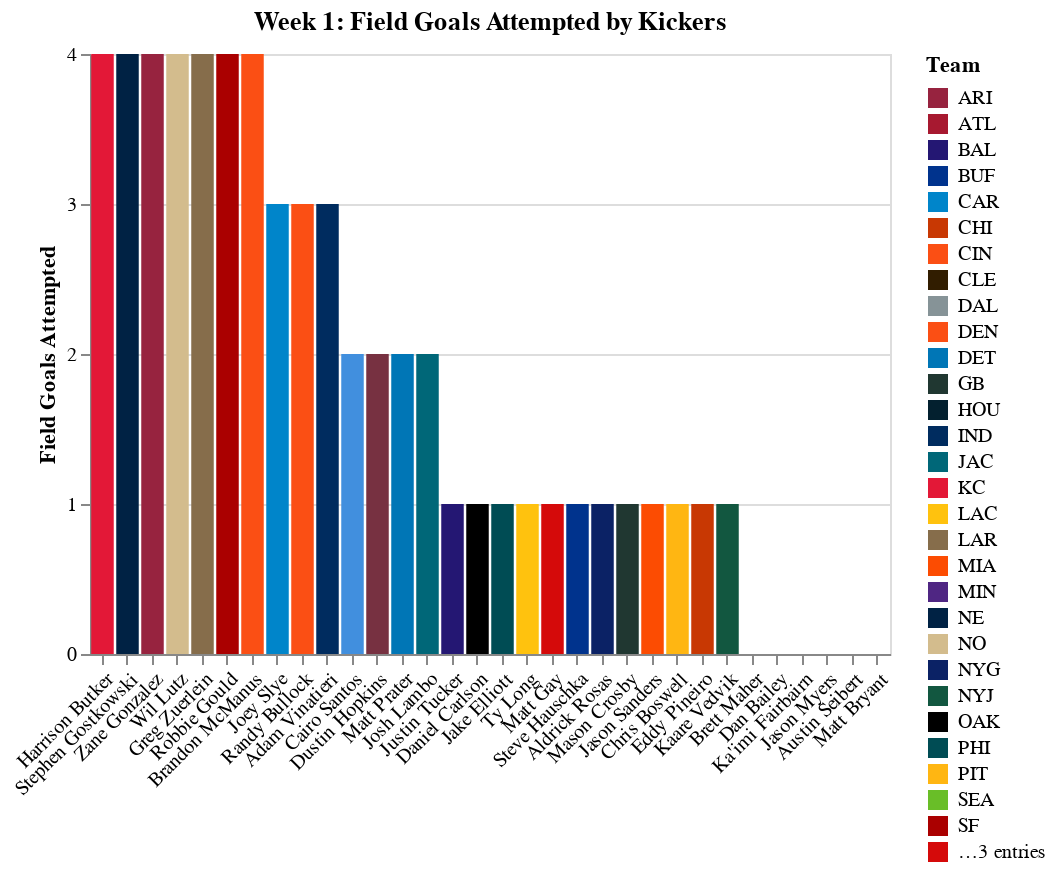

The notebook cell saved with this chart:
### Code cell
chart

### Figure 1 — Vega-Lite specification as saved in the notebook (floating-point values rounded to 4 significant figures)
{"$schema": "https://vega.github.io/schema/vega-lite/v3.4.0.json", "config": {"background": "white", "mark": {"tooltip": null}, "view": {"height": 300, "width": 400}}, "data": {"name": "data-faf58ba32f28c0e6faaf4ec8e7a95306"}, "datasets": {"data-faf58ba32f28c0e6faaf4ec8e7a95306": [{"EPA": 4, "EPM": 4, "FGA": 4, "FGM": 4, "FGPercentage": "100.0%", "FantasyPoints": 16, "Player": "Harrison Butker", "Team": "KC"}, {"EPA": 3, "EPM": 3, "FGA": 4, "FGM": 4, "FGPercentage": "100.0%", "FantasyPoints": 15, "Player": "Stephen Gostkowski", "Team": "NE"}, {"EPA": 1, "EPM": 1, "FGA": 4, "FGM": 4, "FGPercentage": "100.0%", "FantasyPoints": 13, "Player": "Zane Gonzalez", "Team": "ARI"}, {"EPA": 3, "EPM": 3, "FGA": 4, "FGM": 3, "FGPercentage": "75.0%", "FantasyPoints": 12, "Player": "Wil Lutz", "Team": "NO"}, {"EPA": 3, "EPM": 3, "FGA": 4, "FGM": 3, "FGPercentage": "75.0%", "FantasyPoints": 12, "Player": "Greg Zuerlein", "Team": "LAR"}, {"EPA": 2, "EPM": 2, "FGA": 4, "FGM": 3, "FGPercentage": "75.0%", "FantasyPoints": 11, "Player": "Robbie Gould", "Team": "SF"}, {"EPA": 5, "EPM": 5, "FGA": 2, "FGM": 2, "FGPercentage": "100.0%", "FantasyPoints": 11, "Player": "Cairo Santos", "Team": "TEN"}, {"EPA": 8, "EPM": 8, "FGA": 1, "FGM": 1, "FGPercentage": "100.0%", "FantasyPoints": 11, "Player": "Justin Tucker", "Team": "BAL"}, {"EPA": 1, "EPM": 1, "FGA": 4, "FGM": 3, "FGPercentage": "75.0%", "FantasyPoints": 10, "Player": "Brandon McManus", "Team": "DEN"}, {"EPA": 3, "EPM": 3, "FGA": 2, "FGM": 2, "FGPercentage": "100.0%", "FantasyPoints": 9, "Player": "Dustin Hopkins", "Team": "WAS"}, {"EPA": 3, "EPM": 3, "FGA": 2, "FGM": 2, "FGPercentage": "100.0%", "FantasyPoints": 9, "Player": "Matt Prater", "Team": "DET"}, {"EPA": 3, "EPM": 3, "FGA": 3, "FGM": 2, "FGPercentage": "66.7%", "FantasyPoints": 9, "Player": "Joey Slye", "Team": "CAR"}, {"EPA": 2, "EPM": 2, "FGA": 3, "FGM": 2, "FGPercentage": "66.7%", "FantasyPoints": 8, "Player": "Randy Bullock", "Team": "CIN"}, {"EPA": 2, "EPM": 2, "FGA": 2, "FGM": 2, "FGPercentage": "100.0%", "FantasyPoints": 8, "Player": "Josh Lambo", "Team": "JAC"}, {"EPA": 3, "EPM": 3, "FGA": 1, "FGM": 1, "FGPercentage": "100.0%", "FantasyPoints": 6, "Player": "Daniel Carlson", "Team": "OAK"}, {"EPA": 3, "EPM": 3, "FGA": 1, "FGM": 1, "FGPercentage": "100.0%", "FantasyPoints": 6, "Player": "Jake Elliott", "Team": "PHI"}, {"EPA": 3, "EPM": 3, "FGA": 1, "FGM": 1, "FGPercentage": "100.0%", "FantasyPoints": 6, "Player": "Ty Long", "Team": "LAC"}, {"EPA": 2, "EPM": 2, "FGA": 1, "FGM": 1, "FGPercentage": "100.0%", "FantasyPoints": 5, "Player": "Matt Gay", "Team": "TB"}, {"EPA": 2, "EPM": 2, "FGA": 1, "FGM": 1, "FGPercentage": "100.0%", "FantasyPoints": 5, "Player": "Steve Hauschka", "Team": "BUF"}, {"EPA": 5, "EPM": 5, "FGA": 0, "FGM": 0, "FGPercentage": "0.0%", "FantasyPoints": 5, "Player": "Brett Maher", "Team": "DAL"}, {"EPA": 2, "EPM": 2, "FGA": 1, "FGM": 1, "FGPercentage": "100.0%", "FantasyPoints": 5, "Player": "Aldrick Rosas", "Team": "NYG"}, {"EPA": 4, "EPM": 4, "FGA": 0, "FGM": 0, "FGPercentage": "0.0%", "FantasyPoints": 4, "Player": "Dan Bailey", "Team": "MIN"}, {"EPA": 1, "EPM": 1, "FGA": 1, "FGM": 1, "FGPercentage": "100.0%", "FantasyPoints": 4, "Player": "Mason Crosby", "Team": "GB"}, {"EPA": 4, "EPM": 4, "FGA": 0, "FGM": 0, "FGPercentage": "0.0%", "FantasyPoints": 4, "Player": "Ka'imi Fairbairn", "Team": "HOU"}, {"EPA": 1, "EPM": 1, "FGA": 1, "FGM": 1, "FGPercentage": "100.0%", "FantasyPoints": 4, "Player": "Jason Sanders", "Team": "MIA"}, {"EPA": 2, "EPM": 1, "FGA": 3, "FGM": 1, "FGPercentage": "33.3%", "FantasyPoints": 4, "Player": "Adam Vinatieri", "Team": "IND"}, {"EPA": 0, "EPM": 0, "FGA": 1, "FGM": 1, "FGPercentage": "100.0%", "FantasyPoints": 3, "Player": "Chris Boswell", "Team": "PIT"}, {"EPA": 3, "EPM": 3, "FGA": 0, "FGM": 0, "FGPercentage": "0.0%", "FantasyPoints": 3, "Player": "Jason Myers", "Team": "SEA"}, {"EPA": 0, "EPM": 0, "FGA": 1, "FGM": 1, "FGPercentage": "100.0%", "FantasyPoints": 3, "Player": "Eddy Pineiro", "Team": "CHI"}, {"EPA": 2, "EPM": 1, "FGA": 0, "FGM": 0, "FGPercentage": "0.0%", "FantasyPoints": 1, "Player": "Austin Seibert", "Team": "CLE"}, {"EPA": 0, "EPM": 0, "FGA": 0, "FGM": 0, "FGPercentage": "0.0%", "FantasyPoints": 0, "Player": "Matt Bryant", "Team": "ATL"}, {"EPA": 1, "EPM": 0, "FGA": 1, "FGM": 0, "FGPercentage": "0.0%", "FantasyPoints": 0, "Player": "Kaare Vedvik", "Team": "NYJ"}]}, "encoding": {"color": {"field": "Team", "scale": {"domain": ["ARI", "ATL", "BAL", "BUF", "CAR", "CHI", "CIN", "CLE", "DAL", "DEN", "DET", "GB", "HOU", "IND", "JAC", "KC", "LAC", "LAR", "MIA", "MIN", "NE", "NO", "NYG", "NYJ", "OAK", "PHI", "PIT", "SEA", "SF", "TB", "TEN", "WAS"], "range": ["#97233F", "#A71930", "#241773", "#00338D", "#0085CA", "#C83803", "#FB4F14", "#311D00", "#869397", "#FB4F14", "#0076B6", "#203731", "#03202F", "#002C5F", "#006778", "#E31837", "#FFC20E", "#866D4B", "#FC4C02", "#4F2683", "#002244", "#D3BC8D", "#0B2265", "#125740", "#000000", "#004C54", "#FFB612", "#69BE28", "#AA0000", "#D50A0A", "#418FDE", "#773141"]}, "type": "nominal"}, "x": {"axis": {"labelAngle": -45, "title": ""}, "field": "Player", "sort": {"field": "FGA", "op": "sum", "order": "descending"}, "type": "nominal"}, "y": {"axis": {"tickMinStep": 1, "title": "Field Goals Attempted"}, "field": "FGA", "type": "quantitative"}}, "mark": "bar", "title": "Week 1: Field Goals Attempted by Kickers"}
